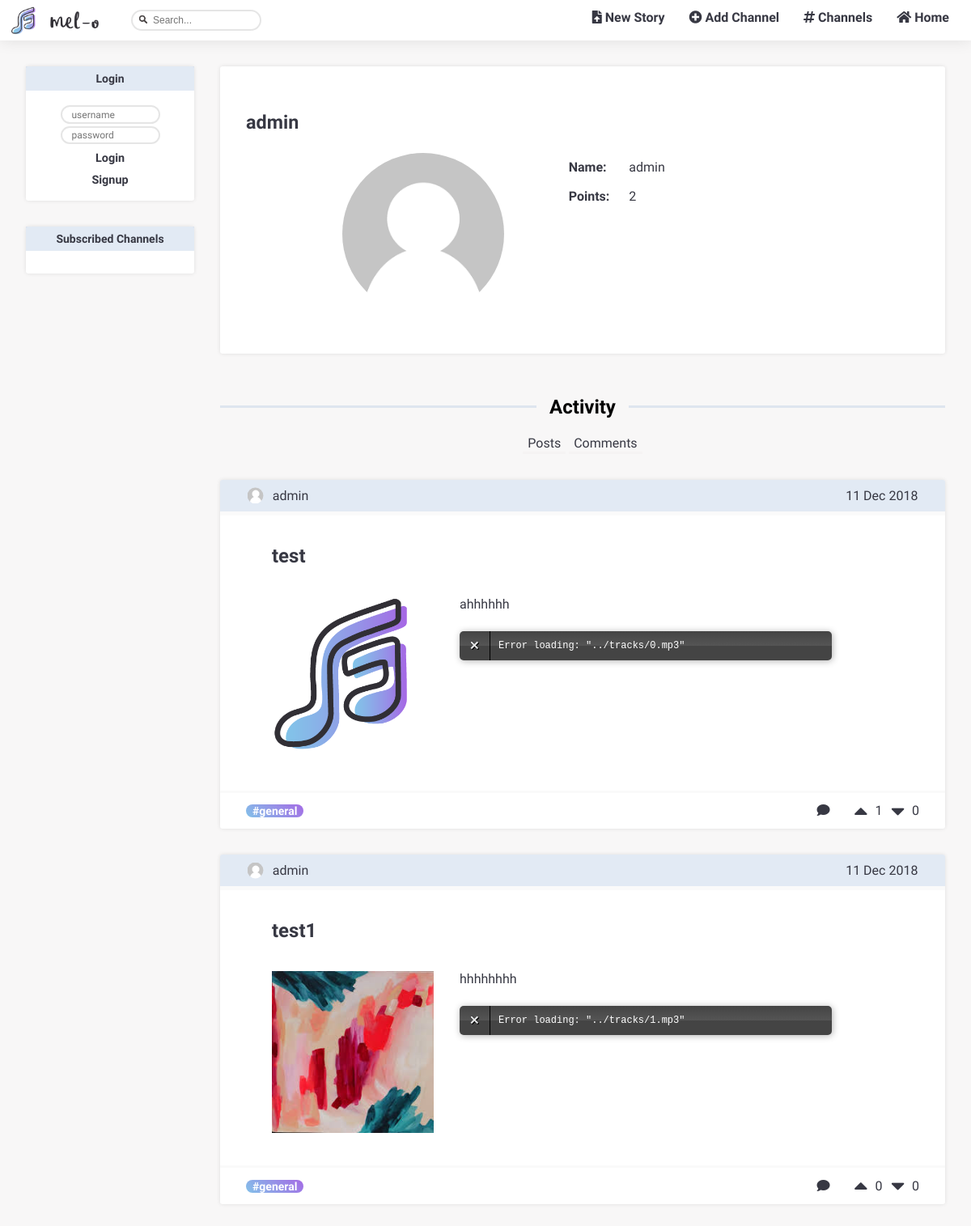
The app's page /pages/profile.php?user=admin with its own data.
### tables this page shows
CREATE TABLE users (
  username VARCHAR PRIMARY KEY,
  password VARCHAR,
  name VARCHAR,
  birth_day INTEGER,
  gender VARCHAR,
  email VARCHAR,
  nationality VARCHAR,
  points INTEGER
);

CREATE TABLE stories (
  id INTEGER PRIMARY KEY,
  title VARCHAR,
  text VARCHAR,
  author VARCHAR REFERENCES users,
  datetime DATETIME,
  upvotes INTEGER,
  downvotes INTEGER,
  comments INTEGER,
  channel VARCHAR REFERENCES channels
);

### database/db_account.php (called while the page is built, shortened)
<?php
  include('../database/db_connection.php');
  function getUserData($username)
  {
    global $db;
    $stmt = $db->prepare('SELECT *
                         FROM users WHERE username = ?');
    $stmt->execute(array($username));
    return $stmt->fetchAll();
  }
?>

### database/db_stories.php (called while the page is built, shortened)
<?php
  include('../database/db_connection.php');
  function getStoriesByUser($user) {
    global $db;
    $stmt = $db->prepare('SELECT * FROM stories WHERE author = ?');
    $stmt->execute(array($user));
    return $stmt->fetchAll();
  }
?>

### templates/tpl_stories.php (the view, shortened to what this page needs)
<?php
function draw_stories($stories) {
  ?>
  <section id="story_list">
  <?php foreach($stories as $story) {
    draw_story($story);
    } ?>
  </section>
<?php } ?>
<?php function draw_story($story) {
  $date_str = $story['datetime'];
  $date = strtotime($date_str);
  ?>
  <article id="story" class = "blockStyle ">
    <header>
    <?php $igmsrc = getUserImage($story['author']);?>
      <img  id="userImage"  src=<?=$igmsrc?> width=20 height="20">
    <a href="../pages/profile.php?user=<?= $story['author'] ?>"><?= $story['author']?></a>
      <span id="date"> <?= date('d M Y',$date)?></span>
    </header>
    <hr class = "invisibleLine">
    <section id="body" class = "blockLayout">
      <h2><a href="../pages/story_page.php?story_id=<?=$story['id']?>"><?= $story['title']?></a></h2>
      <div id = "storyContent">
      <?php $igmsrc = getTrackImage( $story['id']);?>
      <img  id="trackImage"  src=<?=$igmsrc?> width="200" height="200">
        <div id = "storyTextAndTrack">
          <p> <?= $story['text']?></p>
        </div>
      </div>
    </section>
    <hr class = "footerSeparator">
    <footer>
    <span id="channel"><a href="../pages/channel_page.php?channel=<?= $story['channel'] ?>">#<?= $story['channel']?></a></span>
    <a href="../pages/story_page.php?story_id=<?=$story['id']?>"><i class="fas fa-comment"></i></a>
      <section id="upvote" data-storyid=<?=$story['id']?>>
        <?php if (isset($_SESSION['username'])) { ?>
        <button type="submit" class="voteup_btn" id="voteupBtn" user=<?=$_SESSION['username']?> action=1 story=<?=$story['id']?>>
          <i class="fas fa-caret-up fa-2x"></i>
        </button>
        <?php } else { ?>
          <form method="GET" action="../actions/action_login.php">
            <button type="submit" class="voteup_btn" id="voteupBtn">
              <i class="fas fa-caret-up fa-2x"></i>
            </button>
          </form>
        <?php } ?>
        <span id=numUpvotes><?= $story['upvotes']?></span>
      </section>
      <section id="downvote" data-storyid=<?=$story['id']?>>
        <?php if (isset($_SESSION['username'])) { ?>
          <button type="submit" class="votedown_btn" id="votedownBtn" user=<?=$_SESSION['username']?> action=0 story=<?=$story['id']?> >
            <i class="fas fa-caret-down fa-2x"></i>
          </button>
        <?php } else { ?>
          <form method="GET" action="../actions/action_login.php">
            <button type="submit" class="votedown_btn" id="votedownBtn">
              <i class="fas fa-caret-down fa-2x"></i>
            </button>
          </form>
        <?php } ?>
        <span id=numDownvotes><?= $story['downvotes']?></span>
    </footer>
  </article>
<?php
} ?>
<?php include_once('../templates/tpl_account.php');
?>

### templates/tpl_profile.php (shortened to what this page needs)
<?php function printProfile($userdata) {  ?>
  <section id="profile" class= "page">
    <section id="profileInf" class= " blockLayout blockStyle">
      <span id="username"><h1><?=$userdata['username']?></h1></span>
      <div id ="info">
          <?php $igmsrc = getUserImage($userdata['username']);?>
          <img  id="uploadedImage"  src=<?=$igmsrc?> width=200 height="200">
            <div id ="personalData">
            <?php if($userdata['name'] !== ""){?>
            <span><b>Name: </b></span><span><?=$userdata['name']?></span>
            <?php } ?>
            <span><b>Points: </b></span><span><?=$userdata['points']?></span>
  </section>
  <?php draw_activity($userdata['username']);?>
<?php } ?>
<?php
include('../templates/tpl_stories.php');
include('../database/db_stories.php');
function draw_activity($username) { ?>
  <div id="activityDiv">
    <hr>
    <span id="activityTitle"><h1>Activity</h1></span>
    <hr>
  </div>
  <div id ="links">
    <input type="button" value="Posts" id="Posts" onclick="loadPostsActivity(event)" />
    <input type="button" value="Comments" id="Comments"  onclick="loadPostsActivity(event)" />
  </div>
  <section id = "activity">
    <section id = "posts" style="display:inline;">
      <?php draw_stories(getStoriesByUser($username)) ?>
    </section>
  <?php
} ?>

### css/style.css (style rules this page uses)
body { margin: 0 0; display: grid; grid-template-columns: 15em 7fr; grid-template-rows: 1fr auto; --bg-color : #efebeb66; --font-color: #373843; --search-background-color: #e8e8e8; --error-color: rgba(236, 96, 96, 0.829); --success-color:rgba(87, 236, 94, 0.829); --link-color: rgb(153, 131, 233); --font-hover-color: white; --box-shadow-color: rgba(0,0,0,0.1); --grad-start-color: rgb(131, 193, 233); --grad-end-color: #A46BE5; --washed-out-blue:#aec5e05c; --font: 'Abel'; background: var(--bg-color); font-family: var(--font), sans-serif; }
.invisibleLine { border: 0; clear:both; display:block; width: 100%; background-color:#00000005; height: 5px; margin:0em auto 0em auto; }
.blockLayout { padding: 2em; grid-area: 2 / 2 / span 1 / span 1; display: flex; flex-direction: column; justify-content: center; height: fit-content; }
.blockStyle { box-shadow: 0px 0px 5px var(--box-shadow-color); font: var(--font); color: var(--font-color); background: white; border-radius: 3px; }
.page { margin: 2em 2em 0 2em; }
p { text-align: justify; margin-block-start: 0; margin-bottom: auto; }
#userImage { border-radius: 100px; }
#profile { display: flex; flex-direction: column; }
#profile #info { display: flex; flex-direction: row; justify-content: center; }
#profile #username { font-family: var(--font), sans-serif; color: var(--font-color); font-size: 20px; }
#profile #activityTitle { text-align: center; flex: 0 0 auto; margin: 0 1em 0 1em; }
#profile #activityDiv { display:flex; align-items: center; margin-top:2em; }
#profile #activityDiv hr { flex: 1 1 0; height:3px; background: var(--washed-out-blue); border:none; }
#profile #links { text-align: center; }
#profile #links * { border: none; color:var(--font-color); background: none; font-size: 16px; font: var(--font); border-bottom: 3px solid var(--bg-color); }
#profile #activity { margin:2em 0; }
#profile p { font-family: var(--font), sans-serif; color: var(--font-color); margin: 0; }
#profile form { display: flex; flex-direction: row; justify-content: center; margin-bottom:2em; }
#profile #textForm, #profile #personalData { display: grid; grid-template-columns: 1fr 3fr; grid-template-rows: 1fr 1fr 1fr 1fr 1fr 1fr; max-width: 60%; }
#profileInf > #info img { margin-right: 4em; border-radius: 100px; margin-bottom: 1em; }
#profile #textForm *, #profile #personalData * { margin: 0.5em; color: var(--font-color); font-family: var(--font), sans-serif; }
#story_list { display: flex; flex-direction: column; }
#story { padding: 0 0 0.5em 0!important; margin-bottom: 2em; }
.footerSeparator { border: 0; clear:both; display:block; background-color:#00000005; height: 3px; }
#story #body { padding: 1em 4em 0 4em ; }
#story header { display: flex; flex-direction: row; background: var(--washed-out-blue); padding: 0.5em 2em 0.5em 2em; border-top-right-radius: 3px; border-top-left-radius: 3px; align-items: center; }
#story #userImage { margin-right: 0.5em; }
#story footer { display: flex; flex-direction: row; align-items: center; padding: 0em 2em 0em 2em; }
#story footer #channel { margin-right: auto; }
#story footer #channel a { color:var(--font-hover-color); font-weight: bold; margin-right: auto; font-size: 14px; padding: 0 8px 0 8px; height: 19px; text-align: center; border-radius:16px; background: linear-gradient(45deg, var(--grad-start-color) 0%,var(--grad-end-color) 100%); }
#story >header a { margin-right: auto !important; color:var(--font-color); }
#story > footer a { color: var(--font-color); text-decoration: none; margin-right: 1.5em; }
#story h2 > a { color: var(--font-color); text-decoration: none; }
#story #numUpvotes, #story #numDownvotes { display: grid; align-content: center; margin-left: 0.2em; }
#story footer #upvote, #story footer #downvote { display: flex; flex-direction: row; margin-right:0.3em; }
#story footer form { margin-bottom: 0; }
#story footer #downvote { margin-right: 0; }
#story header > * { display: grid; padding: 0.1em; margin: 0; align-content: center; }
#story #storyContent { display: flex; flex-direction: row; margin: 1em 0 2em 0; }
#story #storyTextAndTrack { display: flex; flex-direction: column; margin: 0 0 0 2em; }
#story #storyTextAndTrack p { margin: 0; }
#story a { margin-right: 1.5em; color:var(--font-color); text-decoration: none; }
.voteup_btn, .votedown_btn { border:none; color:var(--font-color); background-color: transparent; }

### records on screen
users: username "admin", name "admin", points "2"
stories: author "admin", datetime "11 Dec 2018", title "test", shows a picture, text "ahhhhhh", channel "general", upvotes "1", downvotes "0"
stories: author "admin", datetime "11 Dec 2018", title "test1", shows a picture, text "hhhhhhhh", channel "general", upvotes "0", downvotes "0"
